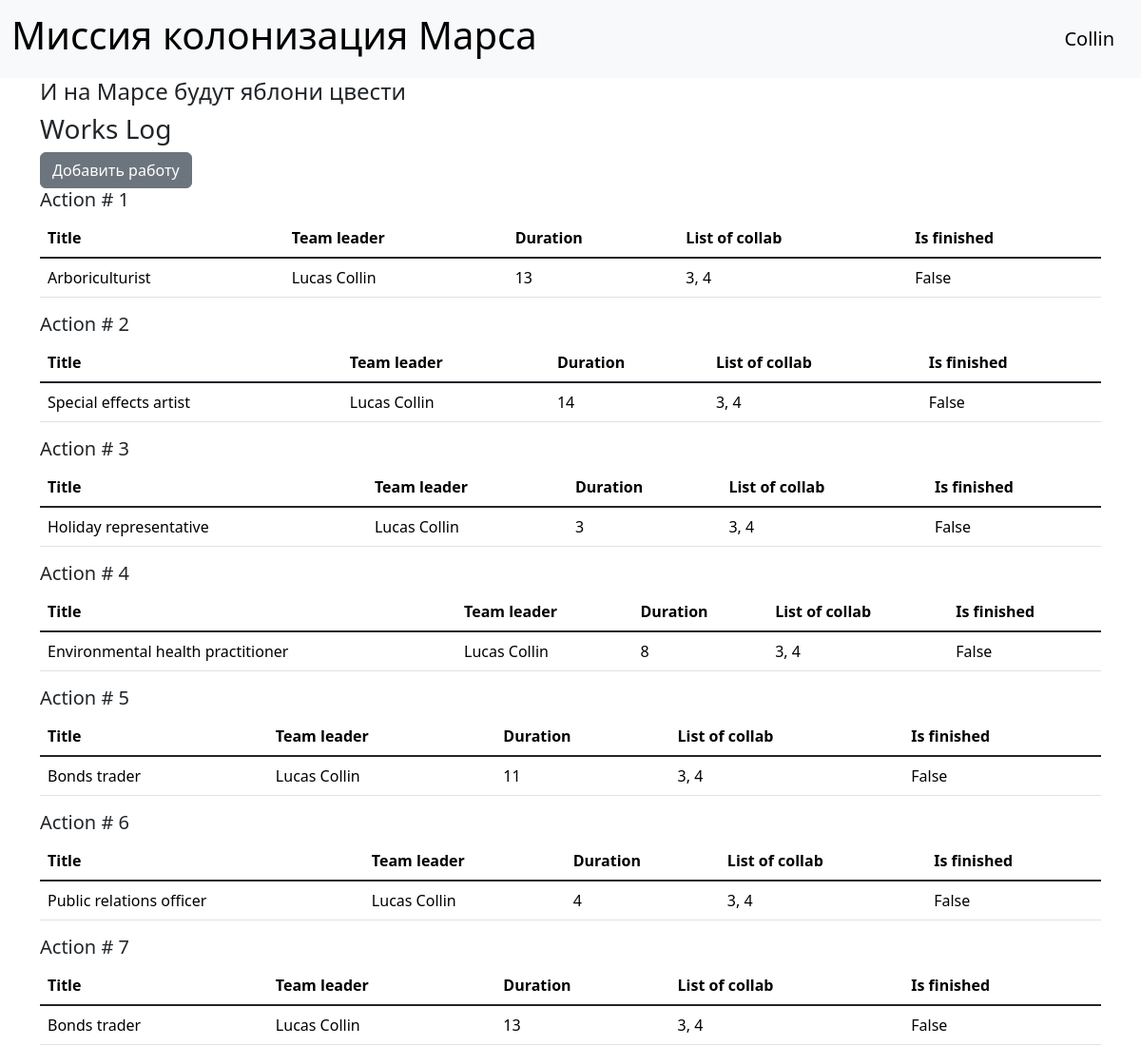
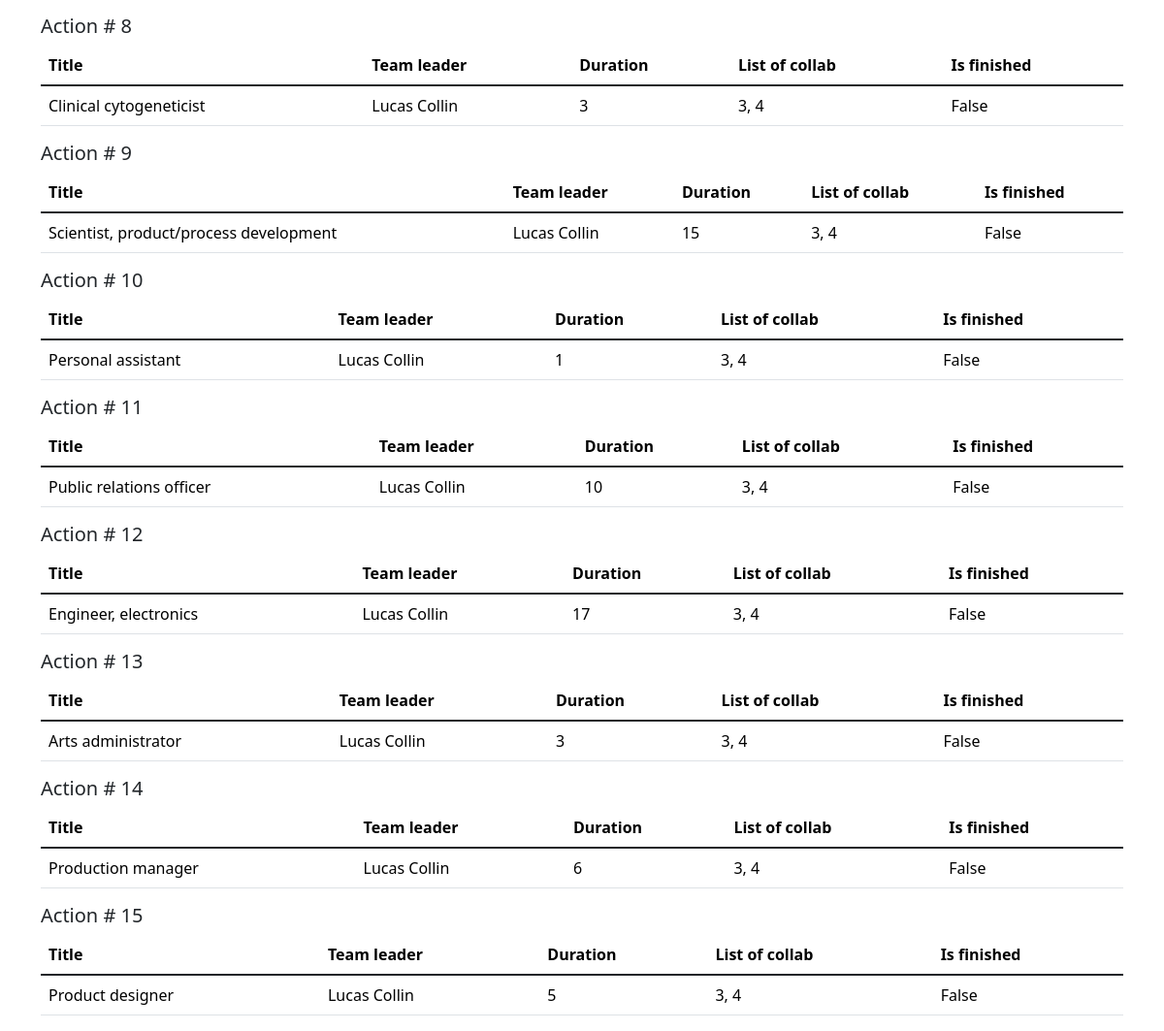
The page / (signed in) on the database its author committed (2 pictures, top to bottom).
### mars/data/users.py (models this page shows, shortened)
class User(SqlAlchemyBase, UserMixin):
    __tablename__ = 'users'
    id = sqlalchemy.Column(sqlalchemy.Integer,
                           primary_key=True, autoincrement=True)
    surname = sqlalchemy.Column(sqlalchemy.String, nullable=True)
    name = sqlalchemy.Column(sqlalchemy.String, nullable=True)
    position = sqlalchemy.Column(sqlalchemy.String, nullable=True)
    speciality = sqlalchemy.Column(sqlalchemy.String, nullable=True)
    age = sqlalchemy.Column(sqlalchemy.Integer, nullable=True)
    about = sqlalchemy.Column(sqlalchemy.String, nullable=True)
    address = sqlalchemy.Column(sqlalchemy.String, nullable=True)
    email = sqlalchemy.Column(sqlalchemy.String,
                              index=True, unique=True, nullable=True)
    hashed_password = sqlalchemy.Column(sqlalchemy.String, nullable=True)
    modified_date = sqlalchemy.Column(sqlalchemy.DateTime,
                                      default=datetime.datetime.now)
    jobs = orm.relationship("Jobs", back_populates='team_lead_user')
    def fullname(self):
        return f'{self.surname} {self.name}'

### mars/data/jobs.py (models this page shows)
class Jobs(SqlAlchemyBase):
    __tablename__ = 'jobs'
    id = sqlalchemy.Column(sqlalchemy.Integer,
                           primary_key=True, autoincrement=True)
    team_lead = sqlalchemy.Column(sqlalchemy.Integer, sqlalchemy.ForeignKey("users.id"))
    job = sqlalchemy.Column(sqlalchemy.String, nullable=True)
    work_size = sqlalchemy.Column(sqlalchemy.Integer, nullable=True)
    collaborators = sqlalchemy.Column(sqlalchemy.String, nullable=True)
    start_date = sqlalchemy.Column(sqlalchemy.DateTime, nullable=True)
    end_date = sqlalchemy.Column(sqlalchemy.DateTime, nullable=True)
    is_finished = sqlalchemy.Column(sqlalchemy.Boolean, nullable=True)
    team_lead_user = orm.relationship('User')

### mars/main.py (the view)
@app.route("/")
def index():
    db_sess = db_session.create_session()
    jobs = db_sess.query(Jobs).all()
    return render_template("index.html", jobs=jobs)

### mars/data/db_session.py (called while the page is built)
def create_session() -> Session:
    global __factory
    return __factory()

### mars/main.py (called while the page is built)
@login_manager.user_loader
def load_user(user_id):
    db_sess = db_session.create_session()
    return db_sess.query(User).get(user_id)

### mars/templates/index.html
{% extends "base.html" %}
{% block content %}
<h4>И на Марсе будут яблони цвести</h4>
<h3>Works Log</h3>
{% if current_user.is_authenticated %}
    <a href="/add_job" class="btn btn-secondary">Добавить работу</a>
{% endif %}
{% for job in jobs %}
<h5>Action # {{ job.id }}</h5>
<table class="table">
    <thead>
    <tr>
        <th scope="col">Title</th>
        <th scope="col">Team leader</th>
        <th scope="col">Duration</th>
        <th scope="col">List of collab</th>
        <th scope="col">Is finished</th>
    </tr>
    </thead>
    <tbody class="table-group-divider">
    <tr>
        <td>{{ job.job }}</td>
        <td>{{ job.team_lead_user.fullname() }}</td>
        <td>{{ job.work_size }}</td>
        <td>{{ job.collaborators }}</td>
        <td>{{ job.is_finished }}</td>
    </tr>
    </tbody>
</table>
{% endfor %}
{% endblock %}

### mars/templates/base.html (shortened to what this page needs)
<!doctype html>
<html lang="en">
<head>
    <link href="https://cdn.jsdelivr.net/npm/bootstrap@5.3.2/dist/css/bootstrap.min.css" rel="stylesheet"
>
</head>
<body>
<header>
    <nav class="navbar bg-body-tertiary">
        <div class="container-fluid">
            <a class="navbar-brand" href="#"><h1>Миссия колонизация Марса</h1></a>
            {% if current_user.is_authenticated %}
            <a class="navbar-brand" href="/logout">{{ current_user.name }}</a>
            {% else %}
            <p>
                <a class="btn btn-primary " href="/register">Зарегистрироваться</a>
                <a class="btn btn-success" href="/login">Войти</a>
            </p>
            {% endif %}
        </div>
    </nav>
</header>
<main role="main" class="container">
    {% block content %}{% endblock %}
</main>
</body>
</html>

### rows shown on the page
User: name "Collin"
Jobs: id "1", job "Arboriculturist", team_lead_user.fullname "Lucas Collin", work_size "13", collaborators "3, 4", is_finished "False"
Jobs: id "2", job "Special effects artist", team_lead_user.fullname "Lucas Collin", work_size "14", collaborators "3, 4", is_finished "False"
Jobs: id "3", job "Holiday representative", team_lead_user.fullname "Lucas Collin", work_size "3", collaborators "3, 4", is_finished "False"
Jobs: id "4", job "Environmental health practitioner", team_lead_user.fullname "Lucas Collin", work_size "8", collaborators "3, 4", is_finished "False"
Jobs: id "5", job "Bonds trader", team_lead_user.fullname "Lucas Collin", work_size "11", collaborators "3, 4", is_finished "False"
Jobs: id "6", job "Public relations officer", team_lead_user.fullname "Lucas Collin", work_size "4", collaborators "3, 4", is_finished "False"
Jobs: id "7", job "Bonds trader", team_lead_user.fullname "Lucas Collin", work_size "13", collaborators "3, 4", is_finished "False"
Jobs: id "8", job "Clinical cytogeneticist", team_lead_user.fullname "Lucas Collin", work_size "3", collaborators "3, 4", is_finished "False"
Jobs: id "9", job "Scientist, product/process development", team_lead_user.fullname "Lucas Collin", work_size "15", collaborators "3, 4", is_finished "False"
Jobs: id "10", job "Personal assistant", team_lead_user.fullname "Lucas Collin", work_size "1", collaborators "3, 4", is_finished "False"
Jobs: id "11", job "Public relations officer", team_lead_user.fullname "Lucas Collin", work_size "10", collaborators "3, 4", is_finished "False"
Jobs: id "12", job "Engineer, electronics", team_lead_user.fullname "Lucas Collin", work_size "17", collaborators "3, 4", is_finished "False"
Jobs: id "13", job "Arts administrator", team_lead_user.fullname "Lucas Collin", work_size "3", collaborators "3, 4", is_finished "False"
Jobs: id "14", job "Production manager", team_lead_user.fullname "Lucas Collin", work_size "6", collaborators "3, 4", is_finished "False"
Jobs: id "15", job "Product designer", team_lead_user.fullname "Lucas Collin", work_size "5", collaborators "3, 4", is_finished "False"
